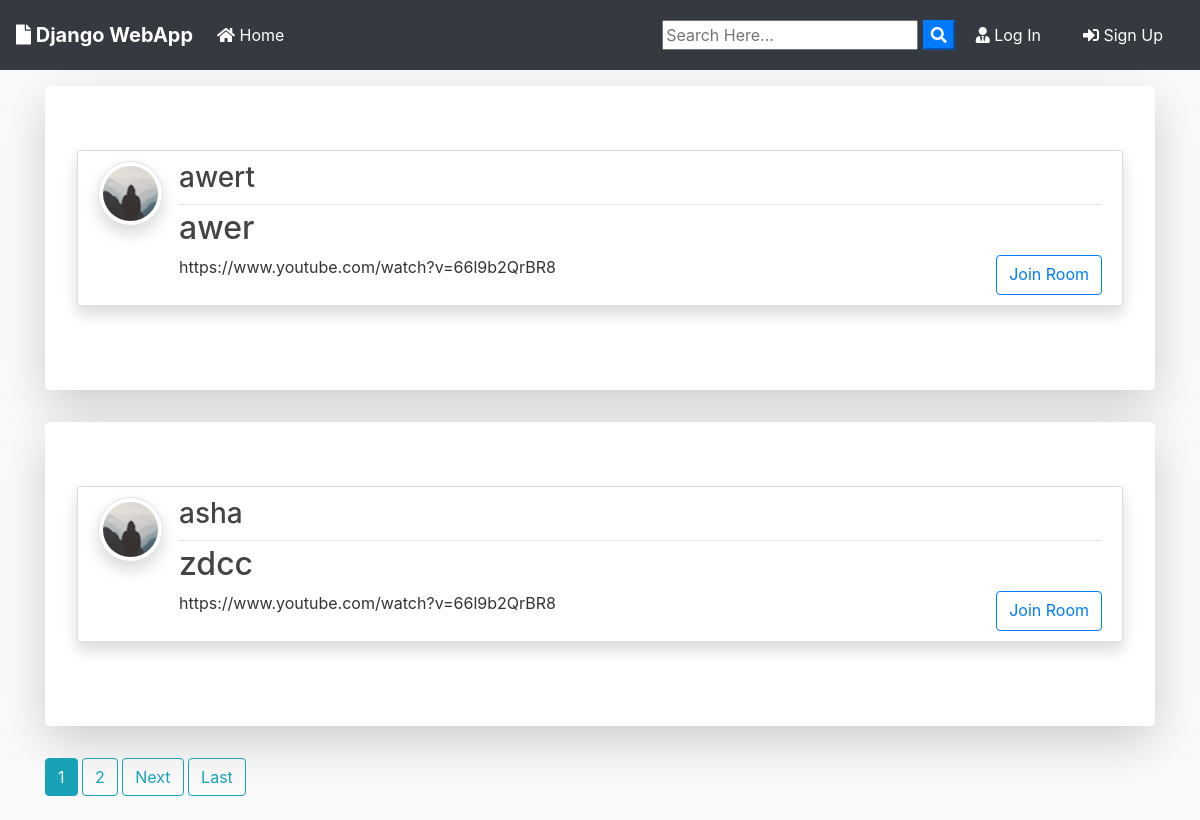
The page / on the database its author committed.
### blog/models.py (models this page shows, shortened)
class Post(models.Model):
	title = models.CharField(max_length=100)
	url = models.URLField(max_length = 100)
	date_posted = models.DateTimeField(default=timezone.now)
	author = models.ForeignKey(User, on_delete=models.CASCADE)

### users/models.py (models this page shows, shortened)
class Profile(models.Model):
    user = models.OneToOneField(User, on_delete=models.CASCADE)
    image = models.ImageField(default='default.jpg', upload_to='profile_pics')

### blog/views.py (the view)
# urls.py: path('', PostListView.as_view(), name='blog-home'),
class PostListView(ListView):
    model = Post
    template_name = 'blog/home.html'  # <app>/<model>_<viewtype>.html
    context_object_name = 'posts'
    ordering = ['-date_posted']
    paginate_by = 2

### blog/templates/blog/home.html (shortened to what this page needs)
{% extends "blog/base.html" %}
{% block content %}
    {% for post in posts %}
      <div class="jumbotron mt-3 bg-white shadow-lg">
      <article class="media content-section shadow">
        <a href="{{ post.author.profile.image.url }} " target="_blank"> <img src="{{ post.author.profile.image.url }}  " alt="" class="article-img rounded-circle img-thumbnail img-fluid shadow">
        </a>
        <div class="media-body">
          <div class="article-metadata d-flex justify-content-between">
            <a class="mr-2 " href="{% url 'user-posts' post.author.username  %}"><h3>{{ post.author }}</h3></a>
          </div>
          <h2><a class="article-title text-justify " href="{% url 'post-detail' post.id %}">{{ post.title }}</a></h2>
          <div class="d-flex justify-content-between">
            <p class="article-content text-justify text-truncate overflow-hidden">{{ post.url }}</p>
            <a class="btn btn-outline-primary  btn-d "  href="{{ post.url }}"  download type="submit">Join Room</a>
          </div>
        </div>
      </article>
      </div>
    {% endfor %}
    {% if is_paginated %}
      {% for num in page_obj.paginator.page_range %}
        {% if page_obj.number == num %}
          <a class="btn btn-info mb-4" href="?page={{ num }}">{{ num }}</a>
        {% elif num > page_obj.number|add:'-3' and num < page_obj.number|add:'3' %}
          <a class="btn btn-outline-info mb-4" href="?page={{ num }}">{{ num }}</a>
        {% endif %}
      {% endfor %}
      {% if page_obj.has_next %}
        <a class="btn btn-outline-info mb-4" href="?page={{ page_obj.next_page_number }}">Next</a>
        <a class="btn btn-outline-info mb-4" href="?page={{ page_obj.paginator.num_pages }}">Last</a>
      {% endif %}
    {% endif %}
{% endblock content %}

### blog/templates/blog/base.html (shortened to what this page needs)
{% load static %}
<!doctype html>
<html lang="en">
  <head>
    <link rel="stylesheet" href="https://stackpath.bootstrapcdn.com/bootstrap/4.3.1/css/bootstrap.min.css">
    <link rel="stylesheet" href="https://use.fontawesome.com/releases/v5.8.1/css/all.css" >
    <link rel="stylesheet" href="{% static 'blog/main.css' %}">
</head>
  <body>
        <nav class="navbar navbar-expand-lg navbar-dark bg-dark">
                <a class="navbar-brand font-weight-bold" href="{% url 'blog-home' %}"><i class="fas fa-file"></i> Django WebApp</a>
                <div class="collapse navbar-collapse" id="navbarSupportedContent">
                  <ul class="navbar-nav mr-auto">
                    <li class="nav-item active">
                      <a class="nav-link" href="{% url 'blog-home' %}"><i class="fas fa-home"></i> Home <span class="sr-only">(current)</span></a>
                    </li>
                  </ul>
                  <form id="searchform" action="{% url 'search' %}" method="get">
                    <input type="text" name="q" type="text" value="{{ request.GET.q }}" placeholder="Search Here..." />
                    <button type="button" onclick="searchform.submit()" class=" text-white my-color btn-primary"><i class="fa fa-search"></i></button>
                </form>
                    {% if user.is_authenticated %}
                    <a href="{% url 'user-posts' user %}" class="btn text-white m-2"><i class="fas fa-user-shield"></i> My Post</a>
                    <a href="{% url 'post-create' %} " class="btn text-white m-2"><i class="fas fa-user-edit"></i> New Post</a>
                    <a href="{% url 'profile' %} " class="btn text-white m-2"><i class="fas fa-user"></i> {{ user.username }}</a>
                    <a href="{% url 'logout' %} " class="btn text-white m-2"><i class="fas fa-sign-out-alt"></i> Log Out</a>
                    {% else %}
                    <a href="{% url 'login' %} " class="btn text-white m-2"><i class="fas fa-user-tie"></i> Log In</a>
                    <a href="{% url 'register' %} " class="btn text-white m-2"> <i class="fas fa-sign-in-alt"></i> Sign Up</a>
                    {% endif %}
                </div>
              </nav>
      <div class="container my-bg">
    {% block content %}
    {% endblock  %}
</div>
  </body>
</html>

### blog/static/blog/main.css (style rules this page uses)
body { background: #fafafa; color: #333333; margin-top: 0; }
h1, h2, h3, h4, h5, h6 { color: #444444; }
ul { margin: 0; }
.content-section { background: #ffffff; padding: 10px 20px; border: 1px solid #dddddd; border-radius: 3px; margin-bottom: 20px; }
.article-title { color: #444444; }
.article-content { white-space: pre-line; }
.article-img { height: 65px; width: 65px; margin-right: 16px; }
.article-metadata { padding-bottom: 1px; margin-bottom: 4px; border-bottom: 1px solid #e3e3e3 }

### rows shown on the page
Post: author.profile.image (placeholder picture), author "awert", title "awer", url "https://www.youtube.com/watch?v=66l9b2QrBR8"
Post: author.profile.image (placeholder picture), author "asha", title "zdcc", url "https://www.youtube.com/watch?v=66l9b2QrBR8"

### other values the page prints
{{ num }} "1"
{{ num }} "2"
